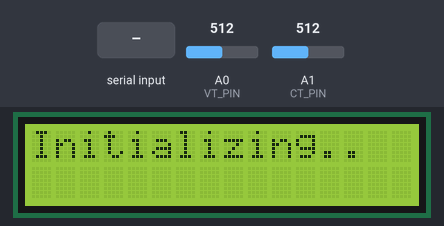
This sketch was run on a simulated Arduino Uno, built with avr-gcc and run on an emulated ATmega328P. Shown: 16×2 character LCD. The test bench sets the inputs (shaded band); at power-on: A0 (VT_PIN) = 512, A1 (CT_PIN) = 512. The modem accepts every AT command (registered, SIM ready, sends succeed) and sends nothing else; what the sketch prints to the serial monitor is not drawn.

Above: at 1.1 s.
At 18.2 s:
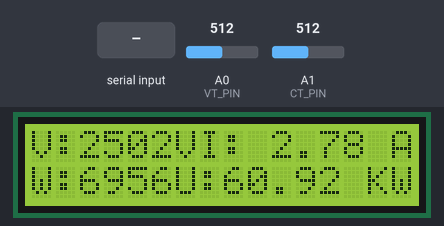
18.3 s: "bill\n" received over the second serial link
At 20.2 s:
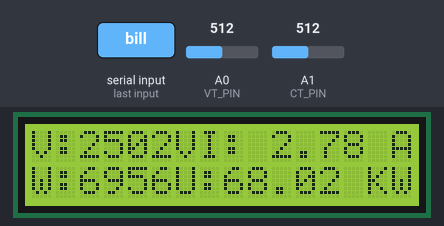
Timing chart, 0 to 21.7 s (numbered marks = the images above; inputs shaded):
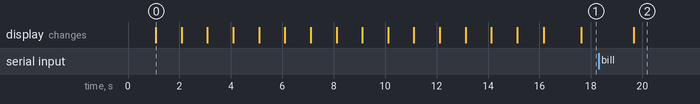

The sketch:

main.ino
```cpp
#include <Wire.h>
#include <LiquidCrystal_I2C.h>
#include <SoftwareSerial.h>

const int VT_PIN = A0;
const int VT_RATIO = 1000;
const int CT_PIN = A1;


int out = 8;
SoftwareSerial gsm(2, 3);
LiquidCrystal_I2C lcd(0x27, 16, 2);

float energy, power_offset;
unsigned long time_prev, time_now;
  String mystring;

String incomingData = "";

void setup() {
  lcd.init();
  lcd.backlight();

  Serial.begin(9600);
  gsm.begin(9600);
  power_offset = 0;
  energy = 0;
  time_prev = millis();
  incomingData.reserve(200);

      showInitializingMsg();
       gsm.println("AT+CMGF=1");
  delay(200);

  // set gsm module to receive sms & show the output on serial
  gsm.println("AT+CNMI=2,2,0,0,0");
  delay(200);

   //   sendMessage("system ready");

}

void loop() {

  receiveSMS();
  int vtReading = analogRead(VT_PIN);
  int voltage = (vtReading * 5.0) / 1023.0 * VT_RATIO;
  float currentReading = analogRead(CT_PIN);;
  float current = (currentReading * 5.0) / 1023.0 * 1000;
        current = current/900;
  int power = voltage * current;
  time_now = millis();
  energy += ((time_now - time_prev) / 1000.0) * (power - power_offset)/1000/2;
  time_prev = time_now;
  lcd.clear();
  lcd.setCursor(0, 0);
  lcd.print("V:");
  lcd.print(voltage);
  lcd.print("V");
  lcd.setCursor(7, 0);
  lcd.print("I: ");
  lcd.print(current);
  lcd.print(" A");
  lcd.setCursor(0, 1);
  lcd.print("W:");
  lcd.print(power);
  lcd.print(" ");
   lcd.setCursor(6, 1);
  lcd.print("U:");
  lcd.print(energy);
  lcd.print(" KWH");
  delay(1000);
mystring = String(energy);
float bill = energy*7.00;

 if (incomingData.indexOf("bill") >= 0) {

   sendMessage(mystring,bill);
  Serial.println("bill");
}

    incomingData = "";
}


void showInitializingMsg() {

  String msg = "Initializing";
  unsigned int restOfCellInLine = (16 - msg.length());
  lcd.clear();
  lcd.print(msg);

  for (int i = 0; i < restOfCellInLine; i++) {
    for (int j = 0; j < restOfCellInLine; j++) {
      lcd.print(".");
      delay(1000);
    }
    lcd.clear();
    lcd.print(msg);
  }
}
void receiveSMS() {
  while (gsm.available()) {
    incomingData = gsm.readStringUntil('\0'); // Get the data from the serial port.
    incomingData.toLowerCase();
    Serial.print(incomingData);
  }
}


void sendMessage(String msg, float bill) {
  gsm.println("AT+CMGF=1");    // Set the GSM Module in Text Mode
  delay(1000);
  gsm.println("AT+CMGS=\"+8801920639338\""); // Replace it with your mobile number

  delay(1000);

  gsm.println("Total UNIT:");
  gsm.print(msg);
  gsm.print(" KWH");
  gsm.print("          " );
  gsm.print("Unit price: 7.00");
  gsm.print("          " );
  gsm.print("Total bill:");
  gsm.print(bill);
  gsm.print("TK");
  // The SMS text you want to send
  delay(1000);
  gsm.println((char)26);  // ASCII code of CTRL+Z
  delay(1000);
  gsm.println();
  delay(1000);
}
```
